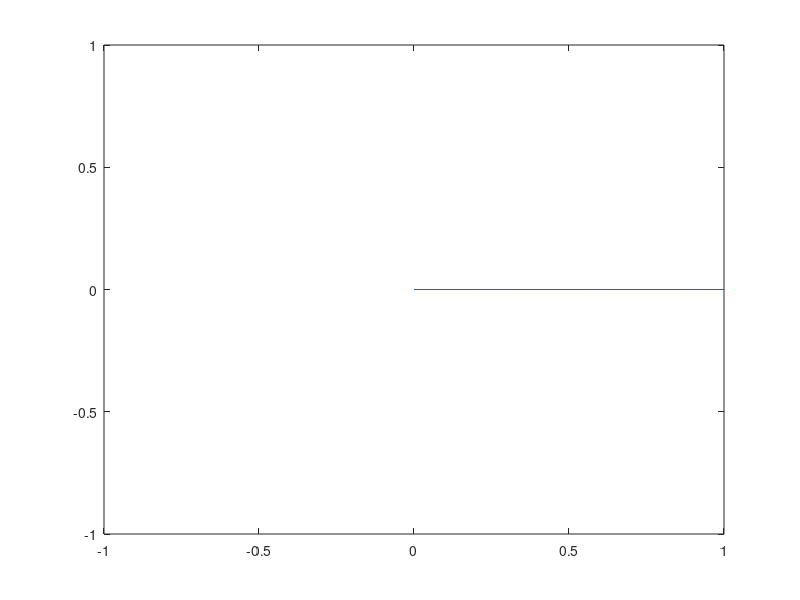

The MATLAB source for this figure:
%animacion del problema 18
a=5;
l=20;
c=2;
k=1;

%intervalo de animacion
x=0:0.1:10;
%tiempo de animacion
t=0:0.05:6;

set(gca,'nextplot','replacechildren')

axis([-1 1 -1 1]);

for n=1:length(t)
    fu=((2*k*(l^2))/((pi^2)*a*(l-a)))*(1/(n^2))*(sin((n*pi*a)/(l)))*(sin((n*pi*x)/(l)))*(cos((n*pi*c*t(n))/(l)));
    
    %funcion para graficar, x es el intervalo ya declarado
    plot(x,fu);
    %se guarda en una matriz
    M(n)=getframe;
end